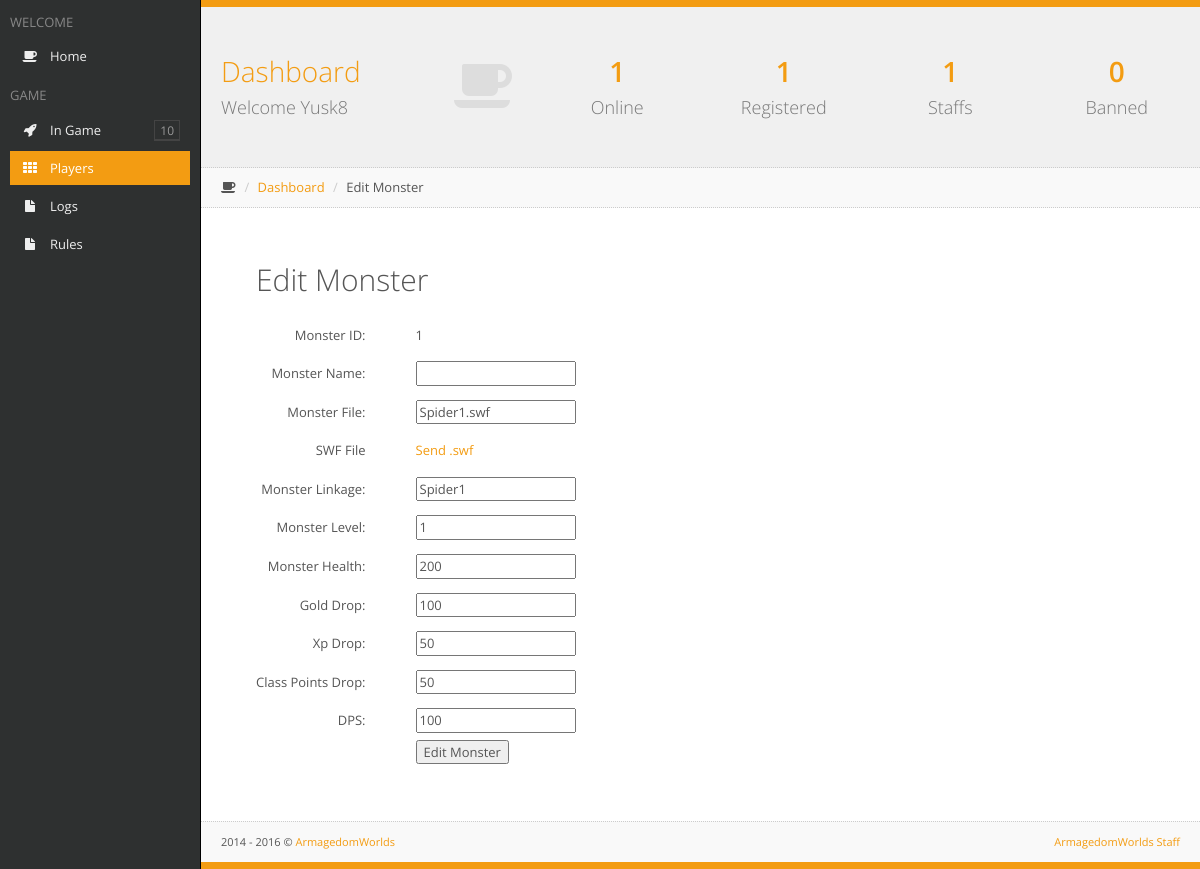
The app's page /Account/addmon.php?edit=1 (signed in) with its own data.
### tables this page shows
CREATE TABLE `monsters` (
  `id` int(11) UNSIGNED NOT NULL,
  `Name` varchar(30) NOT NULL,
  `Race` varchar(16) NOT NULL,
  `File` varchar(128) NOT NULL,
  `Linkage` varchar(32) NOT NULL,
  `Element` varchar(8) NOT NULL,
  `Level` tinyint(3) UNSIGNED NOT NULL DEFAULT '1',
  `Health` int(11) UNSIGNED NOT NULL DEFAULT '1000',
  `Mana` int(11) UNSIGNED NOT NULL DEFAULT '100',
  `Gold` int(11) UNSIGNED NOT NULL DEFAULT '100',
  `Experience` int(11) UNSIGNED NOT NULL DEFAULT '100',
  `Reputation` int(11) UNSIGNED NOT NULL DEFAULT '100',
  `DPS` int(11) UNSIGNED NOT NULL DEFAULT '100',
  `TeamID` tinyint(1) UNSIGNED NOT NULL DEFAULT '0'
);

### Account/template/css/fonts/config.php (called while the page is built, shortened)
<?php
	$useron = $_SESSION['userlog'];
	$passon = $_SESSION['passlog'];
	if(!(empty($passon))){
		$user = addslashes($useron);
		$pass = addslashes($passon);
		$busca_user = mysql_query("SELECT * FROM users WHERE Name='$user' AND Hash='$pass'");
		$fetch_user = mysql_fetch_array($busca_user);
		$staff = $fetch_user['Staff'];
	$busca_servers = mysql_query("SELECT SUM(Count) FROM servers WHERE Online>0");
	$fetch_servers = mysql_fetch_array($busca_servers);
	$busca_users = mysql_query("SELECT id FROM users");
	$conta_users = mysql_num_rows($busca_users);
	$busca_staff = mysql_query("SELECT id FROM users WHERE Access>=40");
	$conta_staff = mysql_num_rows($busca_staff);
	$busca_ban = mysql_query("SELECT id FROM users WHERE Access<1");
	$conta_ban = mysql_num_rows($busca_ban);
	}
?>

### Account/addmon.php (the view, shortened to what this page needs)
<?php
	if(!(include "template/css/fonts/config.php")){
		die("<center>FATAL ERROR: Arquivo de configuração não encontrado</center>");
	}
?>
<?php if(!(empty($passon)) && ($staff < 2)){ ?>
<html>
	<head>
		<title>Restricted Access</title>
		<link rel="stylesheet" href="template/css/style.css">
		<link rel='stylesheet' id='open-sans-css'  href='//fonts.googleapis.com/css?family=Open+Sans%3A300italic%2C400italic%2C600italic%2C300%2C400%2C600&#038;subset=latin%2Clatin-ext&#038;ver=4.0-alpha' type='text/css' media='all' />
	</head>
	<body>
		<div id="tudo">
			<div>&nbsp </div>
			<div id="conteudo" class="shadow">
				<div style="height: 30px;">&nbsp </div>
				<p><center>Only Administrators have access to the Panel of Monsters</center></p>
				<p><a href="../"><center>&raquo Back to Game</center></a></p>
			</div>
		</div>
	</body>
</html>
<?php }else if(!(empty($passon))){ ?>
<!DOCTYPE html>
<html class=" js no-touch">
<head>
	<link rel="stylesheet" href="template/css/bootstrap-1.5.css">
	<link rel="stylesheet" href="template/css/plugins-1.5.css">
	<link rel="stylesheet" href="template/css/main-1.5.css">
	<link rel="stylesheet" href="template/css/themes.css">
</head>
<body class="header-fixed-top sidebar-left-pinned">
<div id="sidebar-left" class="enable-hover">
	<div class="sidebar-content">
		<div class="slimScrollDiv" style="position: relative; overflow: hidden; width: auto; height: 573px;">
			<div class="sidebar-left-scroll" style="overflow: hidden; width: auto; height: 573px;">
				<ul class="sidebar-nav">
					<li><h2 class="sidebar-header">WELCOME</h2></li>
					<li><a href="index.php"><i class="fa fa-coffee"></i>Home</a></li>
					<li><h2 class="sidebar-header">GAME</h2></li>
					<li><a style="cursor: pointer;" class="menu-link"><i class="fa fa-rocket"></i>In Game</a>
					</li>
					<li><a href="busca.php" class=" active"><i class="fa fa-th"></i>Players</a></li>
					<li><a href="logs.php"><i class="fa fa-file"></i>Logs</a></li>
					<li><a href="rules.php"><i class="fa fa-file"></i>Rules</a></li>
				</ul>
			</div>
		</div>
	</div>
</div>
<div id="page-container" class="full-width">
	<div id="fx-container" class="fx-opacity"><div id="page-content" class="block">
		<div class="block-header">
			<div class="row remove-margin">
				<div class="col-md-4">
					<a href="" class="header-title-link">
						<h1><i class="fa fa-coffee animation-expandUp"></i>Dashboard<br><small>Welcome <?php echo $useron; ?></small></h1>
					</a>
				</div>
				<div class="col-md-8">
					<div class="row">
						<div class="col-sm-6">
							<div class="row">
								<div class="col-xs-6">
									<a href="lista.php?online" class="header-link">
										<h1 class="animation-pullDown">
											<strong><?php echo $fetch_servers[0]; ?></strong><br><small>Online</small>
										</h1>
									</a>
								</div>
								<div class="col-xs-6">
									<a class="header-link">
										<h1 class="animation-pullDown">
											<strong><?php echo $conta_users; ?></strong><br><small>Registered</small>
										</h1>
									</a>
								</div>
							</div>
						</div>
						<div class="col-sm-6">
							<div class="row">
								<div class="col-xs-6">
									<a href="lista.php?staffs" class="header-link">
										<h1 class="animation-pullDown">
											<strong><?php echo $conta_staff; ?></strong><br><small>Staffs</small>
										</h1>
									</a>
								</div>
								<div class="col-xs-6">
									<a href="lista.php?ban" class="header-link">
										<h1 class="animation-pullDown">
											<strong><?php echo $conta_ban; ?></strong><br><small>Banned</small>
										</h1>
									</a>
								</div>
							</div>
						</div>
					</div>
				</div>
			</div>
		</div>
		<ul class="breadcrumb breadcrumb-top">
			<li><i class="fa fa-coffee"></i></li>
			<li><a href="index.php">Dashboard</a></li>
			<li><?php if(!(isset($_GET['edit']))){ ?>Add Monster<?php }else{ ?>Edit Monster<?php } ?></li>
		</ul>
		<div class="row gutter30">
		<?php if(!(isset($_GET['edit']))){ ?>
			<div style='padding: 10px 50px 10px 50px;'>
			<h2>Add Monster</h2>
				<br />
				<?php
					if(isset($_POST['add'])){
						$id = addslashes($_POST['id']);
						$name = addslashes($_POST['add-term']);
						$mnofile = addslashes($_POST['monfile']);
						$monlink = addslashes($_POST['monlink']);
						$monlvl = addslashes($_POST['monlvl']);
						$monheal = addslashes($_POST['monheal']);
						$goldd = addslashes($_POST['goldd']);
						$xpd = addslashes($_POST['xpd']);
						$cpd = addslashes($_POST['cpd']);
						$dps = addslashes($_POST['monlink']);
						$busca_it_add = mysql_query("SELECT id FROM monsters WHERE id='$id'");
						$conta_it_add = mysql_num_rows($busca_it_add);
						if(empty($id) || empty($add-term) || ($id <= 0)){
							echo "<b style='color: red'>Fill in all fields correctly</b>";
						}else if($conta_it_add > 0){
							echo "<b style='color: red'>There is already a Monster with that ID</b>";
						}else{
							if(mysql_query("INSERT INTO monsters (`id`, `Name`, `File`, `Linkage`, `Level`, `Health`, `Gold`, `Experience`, `Reputation`, `DPS`) VALUES ('$monid', '$name', '$mnofile', '$monlink', '$monlvl', '$monheal', '$goldd', '$xpd', '$cpd', 'dps')")){
							mysql_query("INSERT INTO admin_logs (`staff`, `info`, `ip`) VALUES ('$user', 'Added the monster: $add-term', '$ip')");
								echo "<b style='color: green'>Monster Add with Success. Monster ID: $monid</b>";
							}else{
								echo "<b style='color: red'>All fields have been filled in correctly, but an error occurred when sending to the database, please try again later</b>";
							}
						}
						echo "<br /><br />";
					}
				?>
			</div>
			<form action="" method="POST">
				<table>
					<tr>
						<td style='border: 1px #000; padding: 10px 50px 10px 50px;' align="right">Monster ID <font color="red" style="font-size: 10px;">(Only Numbers)</font>: </td><td><input type="text" name="id" value="<?php echo $_POST['id']; ?>" maxlength="8"></td>
					</tr>
					<tr>
						<td style='border: 1px #000; padding: 10px 50px 10px 50px;' align="right">Monster Name: </td><td><input type="text" name="add-term" value="<?php echo $_POST['add-term']; ?>"></td>
					</tr>
					<tr>
						<td style='border: 1px #000; padding: 10px 50px 10px 50px;' align="right">Monster File: </td><td><input type="text" name="monfile" value="<?php echo $_POST['monfile']; ?>"></td>
					</tr>
					<tr id="upload">
						<td style="border: 1px #000; padding: 10px 50px 10px 50px;" align="right">SWF File</td><td><a href="#" onclick="window.open('upload.php', 'Pagina', 'STATUS=NO, TOOLBAR=NO, LOCATION=NO, DIRECTORIES=NO, RESISABLE=NO, SCROLLBARS=YES, TOP=10, LEFT=10, WIDTH=770, HEIGHT=400');">Send .swf</a>  </td>
					</tr>
					<tr>
						<td style='border: 1px #000; padding: 10px 50px 10px 50px;' align="right">Monster Linkage: </td><td><input type="text" name="monlink" value="<?php echo $_POST['monlink']; ?>"></td>
					</tr>
					<tr>
						<td style='border: 1px #000; padding: 10px 50px 10px 50px;' align="right">Monster Level: </td><td><input type="text" name="monlvl" value="<?php echo $_POST['monlvl']; ?>" maxlength="3"></td>
					</tr>
					<tr>
						<td style='border: 1px #000; padding: 10px 50px 10px 50px;' align="right">Monster Health: </td><td><input type="text" name="monheal" value="<?php echo $_POST['monheal']; ?>" maxlength="9"></td>
					</tr>
					<tr>
						<td style='border: 1px #000; padding: 10px 50px 10px 50px;' align="right">Gold Drop: </td><td><input type="text" name="goldd" value="<?php echo $_POST['goldd']; ?>" maxlength="9"></td>
					</tr>
					<tr>
						<td style='border: 1px #000; padding: 10px 50px 10px 50px;' align="right">Xp Drop: </td><td><input type="text" name="xpd" value="<?php echo $_POST['xpd']; ?>" maxlength="9"></td>
					</tr>
					<tr>
						<td style='border: 1px #000; padding: 10px 50px 10px 50px;' align="right">Class Points Drop: </td><td><input type="text" name="cpd" value="<?php echo $_POST['cpd']; ?>" maxlength="9"></td>
					</tr>
					<tr>
						<td style='border: 1px #000; padding: 10px 50px 10px 50px;' align="right">DPS: </td><td><input type="text" name="dps" value="<?php echo $_POST['dps']; ?>" maxlength="9"></td>
					</tr>
					<tr><td style="border: 1px #000; padding: 10px 50px 10px 50px;"></td><td><input type="submit" name="add" value="Add Monster"></td></tr>
				</table>
			</form>
		<?php }else{ ?>
			<div style='padding: 10px 50px 10px 50px;'>
				<h2>Edit Monster</h2>
			</div>
				<?php
					$edit = addslashes($_GET['edit']);
					$busca_edit = mysql_query("SELECT * FROM monsters WHERE id=$edit");
					$conta_edit = mysql_num_rows($busca_edit);
					if($conta_edit > 0){
						$fetch_edit = mysql_fetch_array($busca_edit);
						$edit_id = $fetch_edit['id'];
						$edit_monfile = $fetch_edit['File'];
						$edit_monlink = $fetch_edit['Linkage'];
						$edit_monlvl = $fetch_edit['Level'];
						$edit_monheal = $fetch_edit['Health'];
						$edit_goldd = $fetch_edit['Gold'];
						$edit_xpd = $fetch_edit['Experience'];
						$edit_cpd = $fetch_edit['Reputation'];
						$edit_dps = $fetch_edit['DPS'];
				?>
					<form action="" method="POST">
						<table>
							<tr>
								<td style='border: 1px #000; padding: 10px 50px 10px 50px;' align="right">Monster ID: </td><td><?php echo $edit_id; ?></td>
							</tr>
							<tr>
								<td style='border: 1px #000; padding: 10px 50px 10px 50px;' align="right">Monster Name: </td><td><input type="text" name="ed_monname" value="<?php echo $edit_monname; ?>"></td>
							</tr>
							<tr>
								<td style='border: 1px #000; padding: 10px 50px 10px 50px;' align="right">Monster File: </td><td><input type="text" name="ed_monfile" value="<?php echo $edit_monfile; ?>"></td>
							</tr>
							<tr id="upload">
								<td style="border: 1px #000; padding: 10px 50px 10px 50px;" align="right">SWF File</td><td><a href="#" onclick="window.open('upload.php', 'Pagina', 'STATUS=NO, TOOLBAR=NO, LOCATION=NO, DIRECTORIES=NO, RESISABLE=NO, SCROLLBARS=YES, TOP=10, LEFT=10, WIDTH=770, HEIGHT=400');">Send .swf</a>  </td>
							</tr>
							<tr>
								<td style='border: 1px #000; padding: 10px 50px 10px 50px;' align="right">Monster Linkage: </td><td><input type="text" name="ed_monlink" value="<?php echo $edit_monlink; ?>"></td>
							</tr>
							<tr>
								<td style='border: 1px #000; padding: 10px 50px 10px 50px;' align="right">Monster Level: </td><td><input type="text" name="ed_monlvl" value="<?php echo $edit_monlvl; ?>" maxlength="3"></td>
							</tr>
							<tr>
								<td style='border: 1px #000; padding: 10px 50px 10px 50px;' align="right">Monster Health: </td><td><input type="text" name="ed_monheal" value="<?php echo $edit_monheal; ?>" maxlength="9"></td>
							</tr>
							<tr>
								<td style='border: 1px #000; padding: 10px 50px 10px 50px;' align="right">Gold Drop: </td><td><input type="text" name="ed_goldd" value="<?php echo $edit_goldd; ?>" maxlength="9"></td>
							</tr>
							<tr>
								<td style='border: 1px #000; padding: 10px 50px 10px 50px;' align="right">Xp Drop: </td><td><input type="text" name="ed_xpd" value="<?php echo $edit_xpd; ?>" maxlength="9"></td>
							</tr>
							<tr>
								<td style='border: 1px #000; padding: 10px 50px 10px 50px;' align="right">Class Points Drop: </td><td><input type="text" name="ed_cpd" value="<?php echo $edit_cpd; ?>" maxlength="9"></td>
							</tr>
							<tr>
								<td style='border: 1px #000; padding: 10px 50px 10px 50px;' align="right">DPS: </td><td><input type="text" name="ed_dps" value="<?php echo $edit_dps; ?>" maxlength="9"></td>
							</tr>
							<tr><td style="border: 1px #000; padding: 10px 50px 10px 50px;"></td><td><input type="hidden" name="ed_id" value="<?php echo $edit_id; ?>"><input type="submit" name="edd" value="Edit Monster"></td></tr>
						</table>
					</form>
			<?php
				}else{
					echo "<b>There's no Monster with that ID</b>";
				}
			?>
		<?php } ?>
		<br /><br /><br />
		</div>
	</div>
	<footer class="clearfix">
		<div class="pull-right">
			<a href="" target="_blank">ArmagedomWorlds Staff</a>
		</div>
		<div class="pull-left">
			<span>2014 - 2016</span> © <a href="/" target="_blank">ArmagedomWorlds</a>
		</div>
	</footer>
	</div>
</div>
</body>
</html>
<?php }else{ ?>
	<?php include "login.php"; ?>
<?php } ?>

### records on screen
monsters: id "1", ed_monfile "Spider1.swf", ed_monlink "Spider1", ed_monlvl "1", ed_monheal "200", ed_goldd "100", ed_xpd "50", ed_cpd "50", ed_dps "100"

### other values on screen
$useron "Yusk8"
$fetch_servers[0] "1"
$conta_users "1"
$conta_staff "1"
$conta_ban "0"
